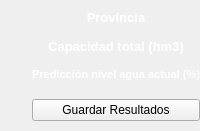
         <widget class="QWidget" name="divAbajo" native="true">
          <layout class="QGridLayout" name="gridLayout_5">
           <property name="leftMargin">
            <number>0</number>
           </property>
           <property name="topMargin">
            <number>0</number>
           </property>
           <property name="rightMargin">
            <number>0</number>
           </property>
           <property name="bottomMargin">
            <number>0</number>
           </property>
           <property name="spacing">
            <number>0</number>
           </property>
           <item row="0" column="1">
            <widget class="QWidget" name="boardDamm" native="true">
             <property name="maximumSize">
              <size>
               <width>300</width>
               <height>16777215</height>
              </size>
             </property>
             <layout class="QGridLayout" name="gridLayout_4">
              <property name="leftMargin">
               <number>0</number>
              </property>
              <property name="topMargin">
               <number>0</number>
              </property>
              <property name="rightMargin">
               <number>0</number>
              </property>
              <property name="bottomMargin">
               <number>0</number>
              </property>
              <property name="spacing">
               <number>0</number>
              </property>
              <item row="0" column="0">
               <layout class="QVBoxLayout" name="verticalLayout_17">
                <property name="spacing">
                 <number>0</number>
                </property>
                <property name="leftMargin">
                 <number>0</number>
                </property>
                <property name="topMargin">
                 <number>10</number>
                </property>
                <property name="bottomMargin">
                 <number>10</number>
                </property>
                <item>
                 <widget class="QWidget" name="boardNombre" native="true">
                  <layout class="QVBoxLayout" name="verticalLayout_16">
                   <property name="spacing">
                    <number>0</number>
                   </property>
                   <property name="leftMargin">
                    <number>0</number>
                   </property>
                   <property name="topMargin">
                    <number>0</number>
                   </property>
                   <property name="rightMargin">
                    <number>0</number>
                   </property>
                   <property name="bottomMargin">
                    <number>0</number>
                   </property>
                   <item>
                    <widget class="QWidget" name="boardProvincia" native="true">
                     <layout class="QHBoxLayout" name="horizontalLayout_10">
                      <property name="spacing">
                       <number>0</number>
                      </property>
                      <property name="leftMargin">
                       <number>0</number>
                      </property>
                      <property name="topMargin">
                       <number>0</number>
                      </property>
                      <property name="rightMargin">
                       <number>0</number>
                      </property>
                      <property name="bottomMargin">
                       <number>0</number>
                      </property>
                      <item>
                       <layout class="QVBoxLayout" name="verticalLayout_19">
                        <property name="spacing">
                         <number>0</number>
                        </property>
                        <item>
                         <widget class="QLabel" name="label_6">
                          <property name="font">
                           <font>
                            <pointsize>10</pointsize>
                            <weight>75</weight>
                            <bold>true</bold>
                           </font>
                          </property>
                          <property name="styleSheet">
                           <string notr="true">color: rgb(255, 255, 255);</string>
                          </property>
                          <property name="text">
                           <string>Provincia</string>
                          </property>
                          <property name="alignment">
                           <set>Qt::AlignCenter</set>
                          </property>
                         </widget>
                        </item>
                        <item>
                         <widget class="QLabel" name="txtProvinciaRf">
                          <property name="font">
                           <font>
                            <pointsize>9</pointsize>
                           </font>
                          </property>
                          <property name="styleSheet">
                           <string notr="true">color: rgb(255, 255, 255);</string>
                          </property>
                          <property name="text">
                           <string/>
                          </property>
                          <property name="alignment">
                           <set>Qt::AlignCenter</set>
                          </property>
                         </widget>
                        </item>
                       </layout>
                      </item>
                     </layout>
                    </widget>
                   </item>
                  </layout>
                 </widget>
                </item>
                <item>
                 <widget class="QWidget" name="boardCapacidadRf" native="true">
                  <layout class="QHBoxLayout" name="horizontalLayout_11">
                   <property name="spacing">
                    <number>0</number>
                   </property>
                   <property name="leftMargin">
                    <number>0</number>
                   </property>
                   <property name="topMargin">
                    <number>0</number>
                   </property>
                   <property name="rightMargin">
                    <number>0</number>
                   </property>
                   <property name="bottomMargin">
                    <number>0</number>
                   </property>
                   <item>
                    <layout class="QVBoxLayout" name="verticalLayout_12">
                     <property name="spacing">
                      <number>0</number>
                     </property>
                     <item>
                      <widget class="QLabel" name="label_8">
                       <property name="font">
                        <font>
                         <pointsize>10</pointsize>
                         <weight>75</weight>
                         <bold>true</bold>
                        </font>
                       </property>
                       <property name="styleSheet">
                        <string notr="true">color: rgb(255, 255, 255);</string>
                       </property>
                       <property name="text">
                        <string>Capacidad total (hm3)</string>
                       </property>
                       <property name="alignment">
                        <set>Qt::AlignCenter</set>
                       </property>
                      </widget>
                     </item>
                     <item>
                      <widget class="QLabel" name="txtCapacidadEmbalseRf">
                       <property name="maximumSize">
                        <size>
                         <width>16777215</width>
                         <height>100</height>
                        </size>
                       </property>
                       <property name="font">
                        <font>
                         <pointsize>9</pointsize>
                        </font>
                       </property>
                       <property name="styleSheet">
                        <string notr="true">color: rgb(255, 255, 255);</string>
                       </property>
                       <property name="text">
                        <string/>
                       </property>
                       <property name="alignment">
                        <set>Qt::AlignCenter</set>
                       </property>
                      </widget>
                     </item>
                    </layout>
                   </item>
                  </layout>
                 </widget>
                </item>
                <item>
                 <widget class="QWidget" name="boardReservaRf" native="true">
                  <layout class="QHBoxLayout" name="horizontalLayout_12">
                   <property name="spacing">
                    <number>0</number>
                   </property>
                   <property name="leftMargin">
                    <number>0</number>
                   </property>
                   <property name="topMargin">
                    <number>0</number>
                   </property>
                   <property name="rightMargin">
                    <number>0</number>
                   </property>
                   <property name="bottomMargin">
                    <number>0</number>
                   </property>
                   <item>
                    <layout class="QVBoxLayout" name="verticalLayout_13">
                     <property name="spacing">
                      <number>0</number>
                     </property>
                     <item>
                      <widget class="QLabel" name="label_10">
                       <property name="font">
                        <font>
                         <pointsize>8</pointsize>
                         <weight>75</weight>
                         <bold>true</bold>
                        </font>
                       </property>
                       <property name="styleSheet">
                        <string notr="true">color: rgb(255, 255, 255);</string>
                       </property>
                       <property name="text">
                        <string>Predicción nivel agua actual (%)</string>
                       </property>
                       <property name="alignment">
                        <set>Qt::AlignCenter</set>
                       </property>
                      </widget>
                     </item>
                     <item>
                      <widget class="QLabel" name="txtReservaActualRf">
                       <property name="font">
                        <font>
                         <pointsize>12</pointsize>
                        </font>
                       </property>
                       <property name="styleSheet">
                        <string notr="true">color: rgb(255, 255, 255);</string>
                       </property>
                       <property name="text">
                        <string/>
                       </property>
                       <property name="alignment">
                        <set>Qt::AlignCenter</set>
                       </property>
                      </widget>
                     </item>
                    </layout>
                   </item>
                  </layout>
                 </widget>
                </item>
                <item>
                 <widget class="QPushButton" name="btnGuardarRf">
                  <property name="cursor">
                   <cursorShape>PointingHandCursor</cursorShape>
                  </property>
                  <property name="text">
                   <string>Guardar Resultados</string>
                  </property>
                  <property name="checkable">
                   <bool>true</bool>
                  </property>
                  <property name="autoExclusive">
                   <bool>true</bool>
                  </property>
                 </widget>
                </item>
               </layout>
              </item>
             </layout>
            </widget>
           </item>
           <item row="0" column="0">
            <widget class="QWidget" name="mapaRf" native="true"/>
           </item>
          </layout>
         </widget>
